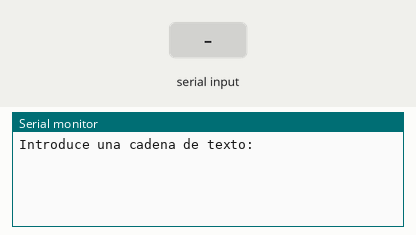
Simulated run of this sketch. Board: Arduino Uno, built with avr-gcc and run on an emulated ATmega328P. Shown: the last lines printed to the serial monitor. The test bench sets the inputs (shaded band).

Above: at 1.2 s.
1.3 s: "1" received over Serial
At 2.5 s:
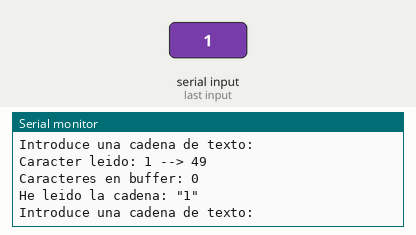
2.8 s: "0" received over Serial
At 3.7 s:
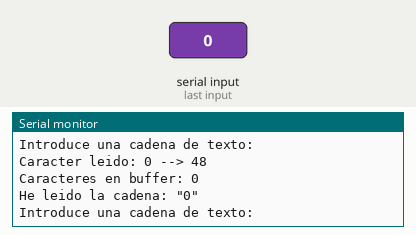
4.3 s: "2" received over Serial
At 4.8 s:
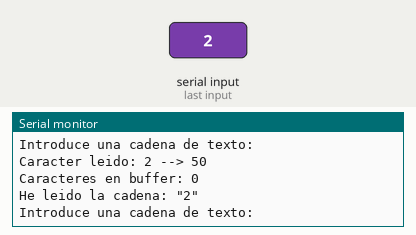

Measured:
- after the input at 1.3 s, the serial monitor: prints a new line at once (image 1)
- after the input at 2.8 s, the serial monitor: prints a new line at once (image 2)
- after the input at 4.3 s, the serial monitor: prints a new line at once (image 3)

The sketch:

10-LeerStringSerie.ino
```cpp
/*
  Interactivo
*/
#define DEBUG 0

String leido = "";

void setup() {
  Serial.begin(9600);
}

void loop() {
  leido = "";
  Serial.println("Introduce una cadena de texto: ");
  while (Serial.available() == 0) {
    //No hago nada
    //Serial.print("No hay nada...");
  }

  do {
    char caracter_leido;
    delay(5);
    caracter_leido = Serial.read();
    if (1){
    Serial.print("Caracter leido: ");
    Serial.print(caracter_leido);
    Serial.print(" --> ");
    Serial.println(caracter_leido, DEC);
    Serial.print("Caracteres en buffer: ");
    Serial.println(Serial.available());
    Serial.println();
    }
    leido += caracter_leido;
  }  while (Serial.available() > 0);

  Serial.println("He leido la cadena: \"" + leido + "\"");

}
```
